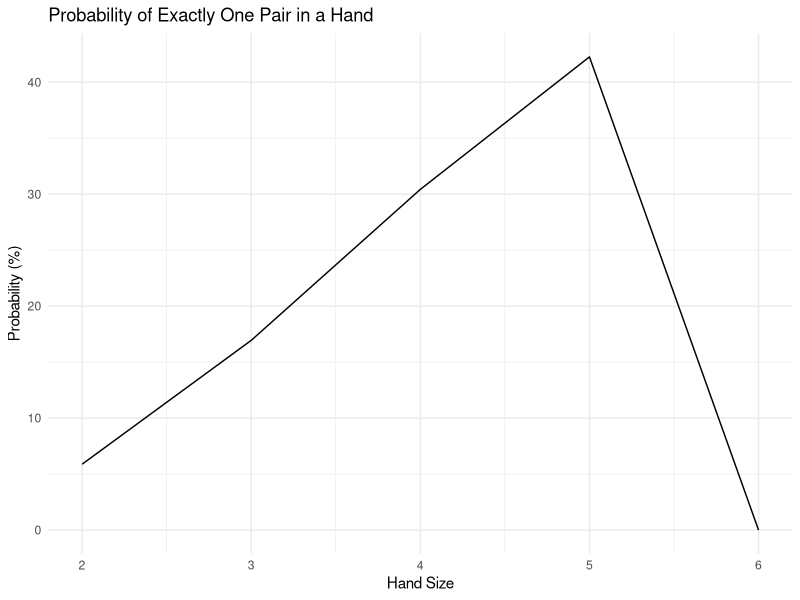

Source code (R):
## ---- chunk 1
library(tidyverse)
## ---- chunk 2

# assigns every literal number of card to a rank in order to be able to pull cards out of the "deck"

Ace <- c(1, 14, 27, 40)
two <- c(2, 15, 28, 41)
three <- c(3, 16, 29, 42)
four <- c(4, 17, 30, 43)
five <- c(5, 18, 31, 44)
six <- c(6, 19, 32, 45)
seven <- c(7, 20, 33, 46)
eight <- c(8, 21, 34, 47)
nine <- c(9, 22, 35, 48)
ten <-c(10, 23, 36, 49)
jacks <- c(11, 24, 37, 50)
queens <- c(12, 25, 38, 51)
kings <- c(13, 26, 39, 52)


# creates the deck of cards data frame
deck_of_cards <- data.frame(Ace = Ace, Two = two, Three = three, 
                            Four = four, Five = five, Six = six, Seven = seven, 
                            Eight = eight, Nine = nine, Ten = ten, Jack = jacks, 
                            Queen = queens, King = kings
                            )

# Diamonds: 1 = Diamond Ace, 2-10 Diamond, 11 = Diamond Jack, 12 = Diamond Queen, 13 = Diamond King
# Hearts: 14 = Heart Ace, 15-23(2-10 Heart), 24 = Heart Jack, 25 = Heart Queen, 26 = Heart King
# Spades: 27 = Spade Ace, 28-36(2-10 Spade), 37 = Spade Jack, 38 = Spade Queen, 39 = Spade King
# Clubs: 40 = Club Ace, 41-49(2-10 Club), 50 = Club Jack, 51 = Club Queen, 52 = Club King


  
hand_generator <- function(num_of_cards) {
   
  num_cards_left <- num_of_cards - 2
  
  simplified_deck <- unlist(deck_of_cards)
  hand <- sample(simplified_deck, num_of_cards, replace = FALSE)
  
  # total number of possibilities of hands with the amount of cards specified
  possible_hands <- factorial(52)/(factorial(num_of_cards) * factorial(52-num_of_cards))
  
  # 13(ranks), times choosing 2 ranks out of four suits (our pair), times the 
  # number of possible cards you could choose from the remaining ranks and the 
  # amount of cards left, times the number of suits that could be pulled for the remaining cards
  one_pair_ways <- 13 * (factorial(4)/(factorial(2)*factorial(4-2))) * 
    (factorial(12)/(factorial(num_cards_left)*factorial(12 - num_cards_left))) * 
    (4 ^ num_cards_left)
  
  probability_of_pair <- one_pair_ways/possible_hands * 100
  
  # when number of cards is over 5, the probability of getting only one pair 
  # becomes zero because there are only four possible suits
  if (num_of_cards > 5) {
    print(hand)
    return(0)
  }
  print(hand)
  return(probability_of_pair)
}

prob_hands<- data.frame(
   hand_size = c(2, 3, 4, 5, 6),
  probability = map_dbl(2:6, hand_generator)
)

# plots probability
ggplot(prob_hands, aes(x = hand_size, y = probability)) +
  geom_line() +
  labs(title = "Probability of Exactly One Pair in a Hand",
       x = "Hand Size",
       y = "Probability (%)") +
  theme_minimal()   

